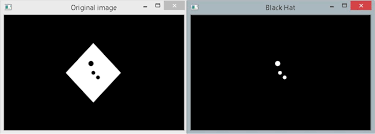
#> input picture morfolojik_işlemler/images (1).png, 375 x 134 px
$ python 'morfolojik şişlemler.py'
#> lines starting #> are read from the running program, lines starting #| are printed output that depends on the picture
#morfolojik işlemler her zaman binary resimler üzerine yapılır

import cv2
import numpy as np


img=cv2.imread("images (1).png")
#> img is the input picture: shape (134, 375, 3); mean B, G, R 44, 43.5, 42.9
kernel= np.ones((5,5),np.uint8)#ones içine yazılan kadar beyaz kğçültür
erosion=cv2.erode(img,kernel,iterations=3)#kernel çekirdek bir tür matris ne kadar yapardsak  resim o kad rbozunuma uğrar
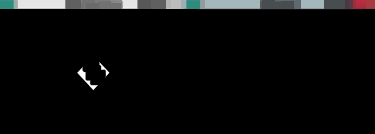
#> erosion: shape (134, 375, 3); mean B, G, R 10.3, 10.2, 9.9
#gürültüleri eleyebilğimiz kadar yüksak olmalı
dilation=cv2.dilate(img,kernel,iterations=3)#beyazlar büyütüyo
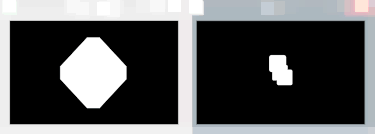
#> dilation: shape (134, 375, 3); mean B, G, R 87, 86, 85.2
opening=cv2.morphologyEx(img,cv2.MORPH_OPEN,kernel)#gürültülerşeklin dında olursa bununla yok edilir
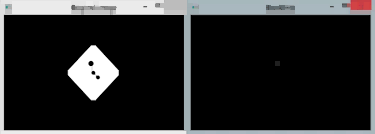
#> opening: shape (134, 375, 3); mean B, G, R 42.4, 41.9, 41.3
cloesing=cv2.morphologyEx(img,cv2.MORPH_CLOSE,kernel)

cv2.imshow("ori",img)
#cv2.imshow("ero",erosion)
#cv2.imshow("dali",dilation)
cv2.imshow("openin",opening)
cv2.imshow("close",cloesing)
cv2.waitKey(0)
cv2.destroyAllWindows()
